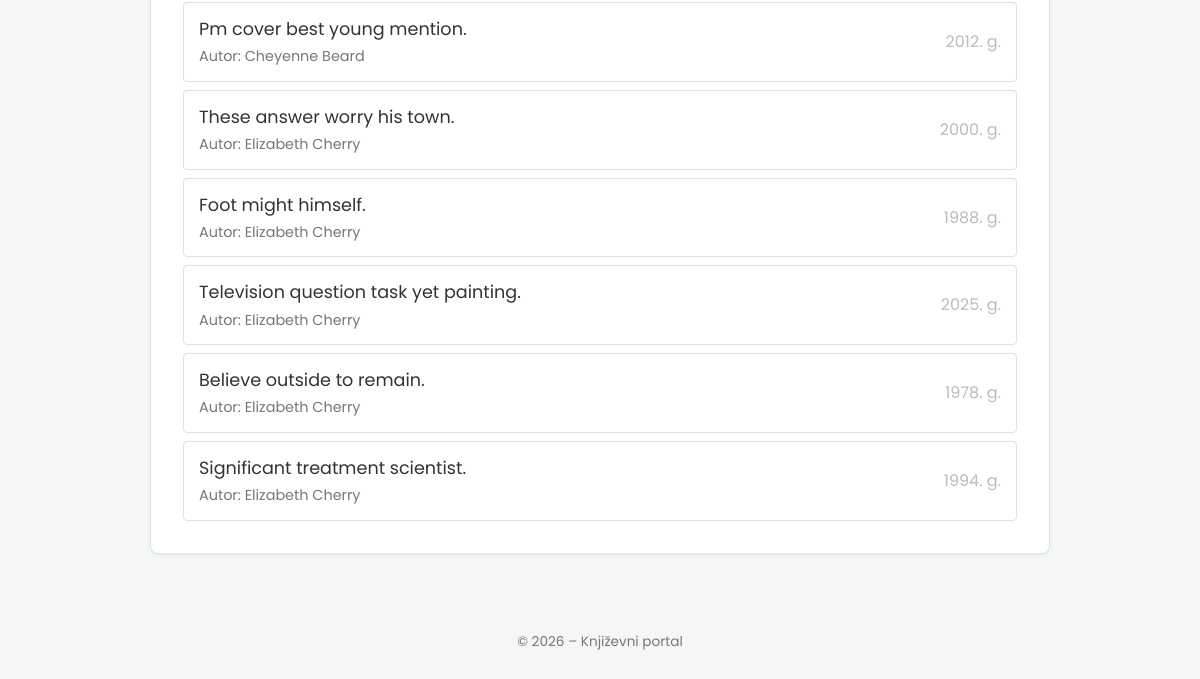
Before: /knjige/ (lower part) with the older database file.
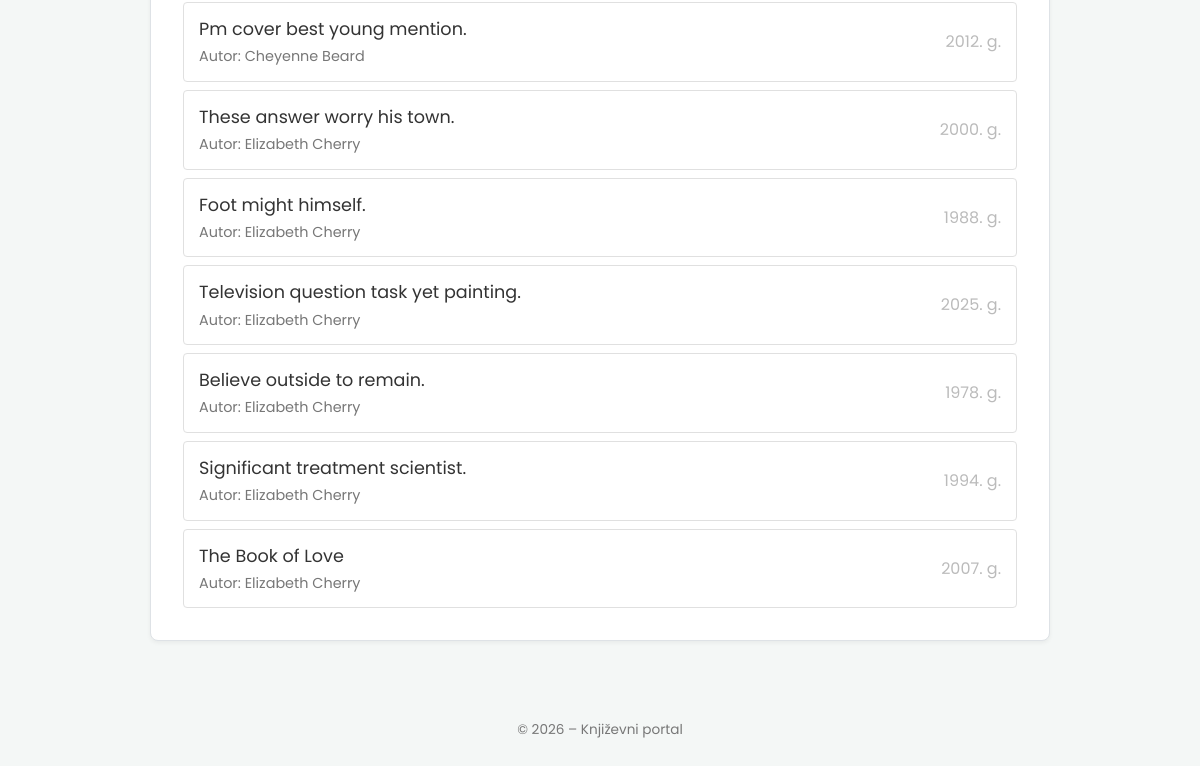
After: the same page with the newer database file.
### BookReview/models.py (models this page shows, shortened)
class Djelo(models.Model):
    naslov = models.CharField(max_length=200)
    opis = models.TextField()
    godina_izdanja = models.IntegerField()
    autor = models.ForeignKey(Autor, on_delete=models.CASCADE)
    dodao = models.ForeignKey(User, on_delete=models.CASCADE)
    datum_dodavanja = models.DateTimeField(auto_now_add=True)

class Autor(models.Model):
    ime = models.CharField(max_length=100)
    prezime = models.CharField(max_length=100)
    godina_rodenja = models.IntegerField()

### BookReview/views.py (the view)
# urls.py: path('', views.DjeloListView.as_view(), name='djelo-list'),
class DjeloListView(ListView):
    model = Djelo
    template_name = "knjige/djelo_list.html"
    context_object_name = "djela"
    def get_queryset(self):
        query = self.request.GET.get('q', '')
        if query:
            return Djelo.objects.filter(naslov__icontains=query)
        return Djelo.objects.all()

### templates/knjige/djelo_list.html (shortened to what this page needs)
{% extends 'base.html' %}
{% block content %}
<div class="card">
    <div id="results-container" class="list-container">
        {% if djela %}
            {% for djelo in djela %}
                <a href="{% url 'djelo-detail' djelo.id %}" class="item-link">
                    <div style="display: flex; justify-content: space-between; align-items: center;">
                        <div>
                            <span class="naslov-tekst" style="display: block; font-size: 1.1rem; color: #333;">{{ djelo.naslov }}</span>
                            <span style="font-size: 0.9rem; color: #777;">Autor: {{ djelo.autor.ime }} {{ djelo.autor.prezime }}</span>
                        </div>
                        <span class="godina-tekst" style="color: #bbb;">{{ djelo.godina_izdanja }}. g.</span>
                    </div>
                </a>
            {% endfor %}
        {% else %}
            <p style="color: #999; padding: 20px;">Nema rezultata za vašu pretragu.</p>
        {% endif %}
    </div>
</div>
{% endblock %}

Changed rows visible on the page:
added Djelo: naslov "The Book of Love", autor.ime "Elizabeth", autor.prezime "Cherry", godina_izdanja "2007"
